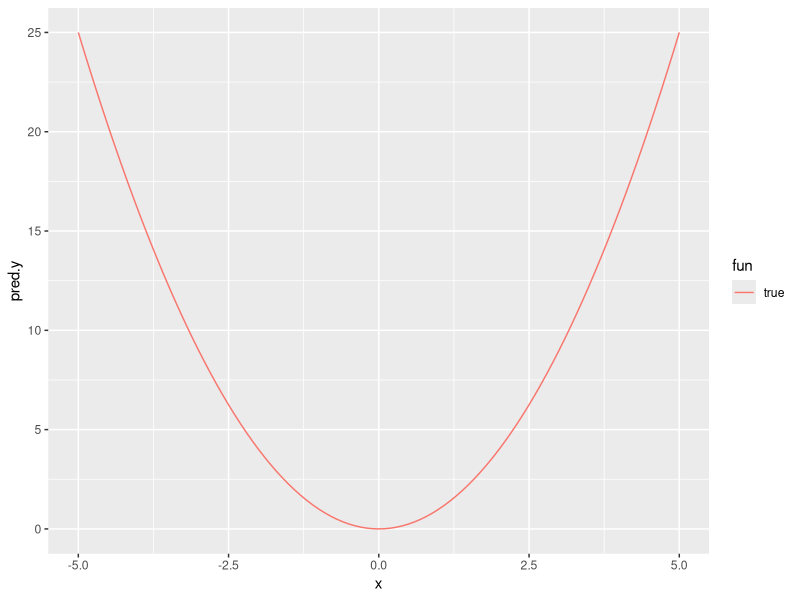
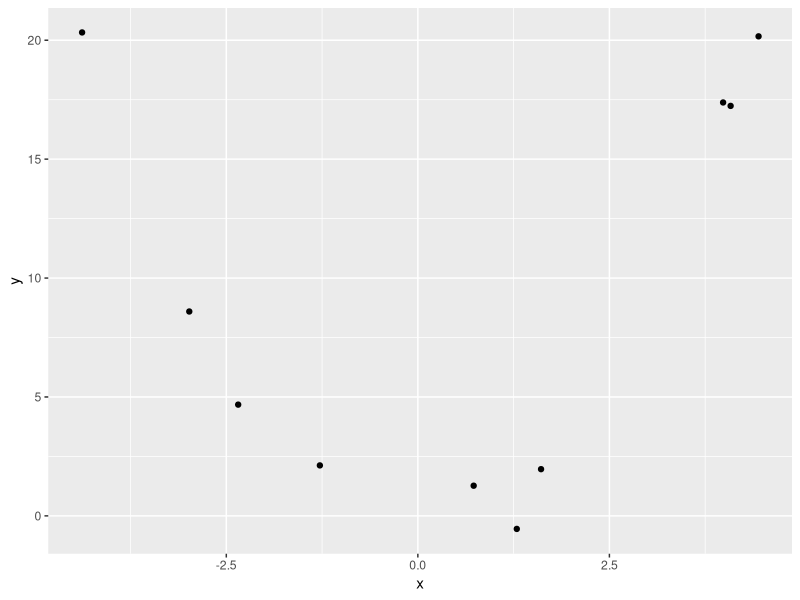
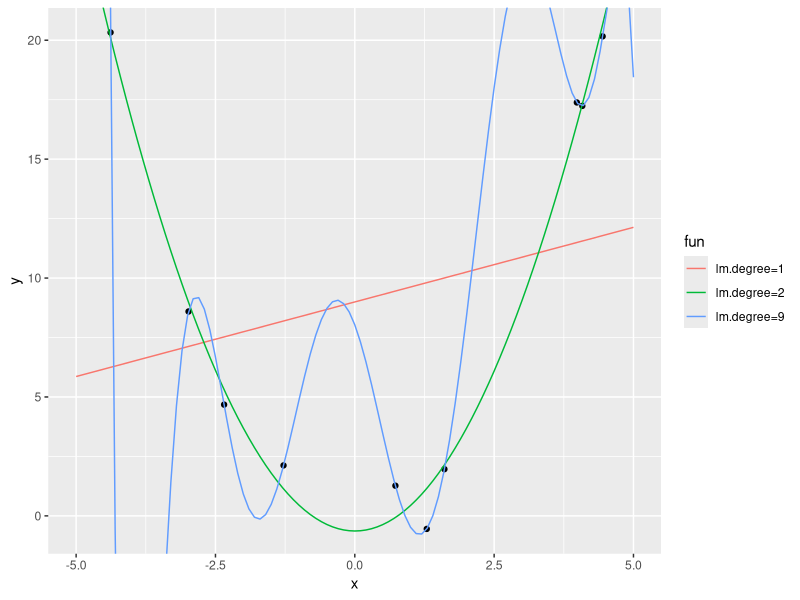
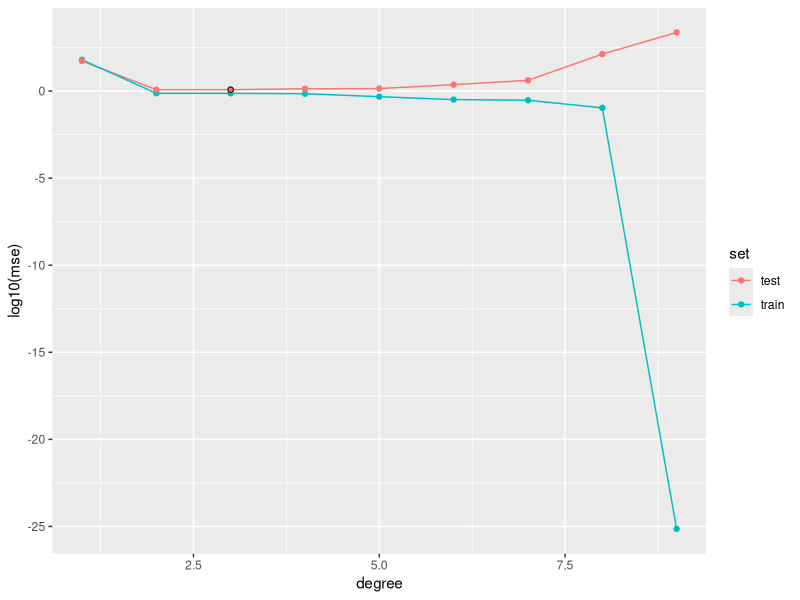

Source code (R) for these figures, in order:
library(ggplot2)
library(data.table)

f <- function(x)x^2
min.x <- -5
max.x <- 5
x.vec <- seq(min.x, max.x, l=101)
x.dt <- data.table(x=x.vec)
f.dt <- data.table(x.dt, pred.y=f(x.vec), fun="true")
ggplot()+
  geom_line(aes(
    x, pred.y, color=fun),
    data=f.dt)

generate.data <- function(N.data){
  x <- runif(N.data, min.x, max.x)
  y <- f(x) + rnorm(N.data)
  data.table(x, y)
}
set.seed(1)
N.train <- 10
(train.dt <- generate.data(N.train))
ggplot()+
  geom_point(aes(
    x, y),
    data=train.dt)

set.list <- list(
  train=train.dt,
  test=generate.data(100))

degree.vec <- 1:(N.train-1)
model.dt.list <- list()
error.dt.list <- list()
for(degree in degree.vec){
  right.side.vec <- paste0("I(x^", 1:degree, ")")
  right.side.str <- paste(right.side.vec, collapse="+")
  model.str <- paste("y ~", right.side.str)
  model.formula <- as.formula(model.str)
  model.fit <- lm(model.formula, train.dt)
  model.dt.list[[paste(degree)]] <- data.table(
    x=x.vec,
    pred.y=predict(model.fit, x.dt),
    degree,
    fun=paste0("lm.degree=", degree))
  for(set in names(set.list)){
    set.dt <- set.list[[set]]
    pred.y <- predict(model.fit, set.dt)
    squared.error <- (set.dt$y - pred.y)^2
    error.dt.list[[paste(degree, set)]] <- data.table(
      mse=mean(squared.error),
      degree,
      set)
  }
}
model.dt <- do.call(rbind, model.dt.list)
error.dt <- do.call(rbind, error.dt.list)

ggplot()+
  geom_point(aes(
    x, y),
    data=train.dt)+
  geom_line(aes(
    x, pred.y, color=fun),
    data=model.dt[degree %in% c(1,2,N.train-1)])+
  coord_cartesian(ylim=range(train.dt$y))

best.err <- error.dt[set=="test"][mse==min(mse)]
ggplot(error.dt, aes(degree, log10(mse), color=set))+
  geom_line()+
  geom_point()+
  geom_point(
    color="black",
    shape=1,
    data=best.err)
